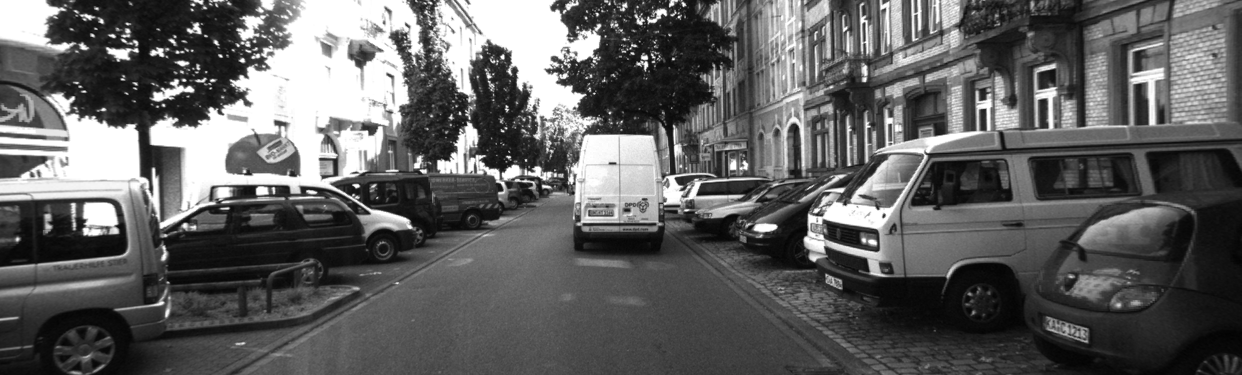
#> input picture TP1 : Formation d'une image/grayscale_img.png, 1242 x 375 px
$ python tp1_part2.py
#> lines starting #> are read from the running program, lines starting #| are printed output that depends on the picture; after the words box and inside, x2 and y2 are one past the last pixel; in counts of white or black regions, pixels touching at a corner belong together
import cv2
import numpy as np
import os
import matplotlib.pyplot as plt

gray_scale_img_path = "grayscale_img.png"
image = cv2.imread(gray_scale_img_path)
#> image is the input picture: shape (375, 1242, 3); min 2, max 255, mean 96.1

# Liste des niveaux de gris souhaités
niveaux_de_gris = [128, 64, 32, 16, 8, 4, 2]

fig, axs = plt.subplots(2, len(niveaux_de_gris)+1, figsize=(15, 5))


# Afficher l'image d'origine à gauche
axs[0][0].imshow(cv2.cvtColor(image, cv2.COLOR_BGR2RGB))
axs[0][0].set_title("Image d'origine")


# Boucle pour créer et enregistrer des images pour chaque niveau de gris
for col,  niveau in enumerate(niveaux_de_gris):
    col += 1

    # Créer une copie de l'image en niveaux de gris
    image_niveau_gris = image.copy()

    # Appliquer la quantification à ce niveau de gris
    seuil = 256 // niveau  # Calculer le seuil pour la quantification
    image_niveau_gris = (image_niveau_gris // seuil) * seuil

    # Enregistrer l'image avec le niveau de gris spécifié
    cv2.imwrite(f'transformed_images/image_{niveau}_niveaux_gris.jpg', image_niveau_gris)

    # Afficher l'image convertie
    axs[0, col].imshow(image_niveau_gris, cmap='gray')
    axs[0, col].set_title(f"Niveau de gris {niveau}")

    hist = cv2.calcHist([image_niveau_gris], [0], None, [256], [0, 256])
    axs[1, col].imshow(hist, cmap='gray')
    axs[1, col].set_title(f"H{niveau}")
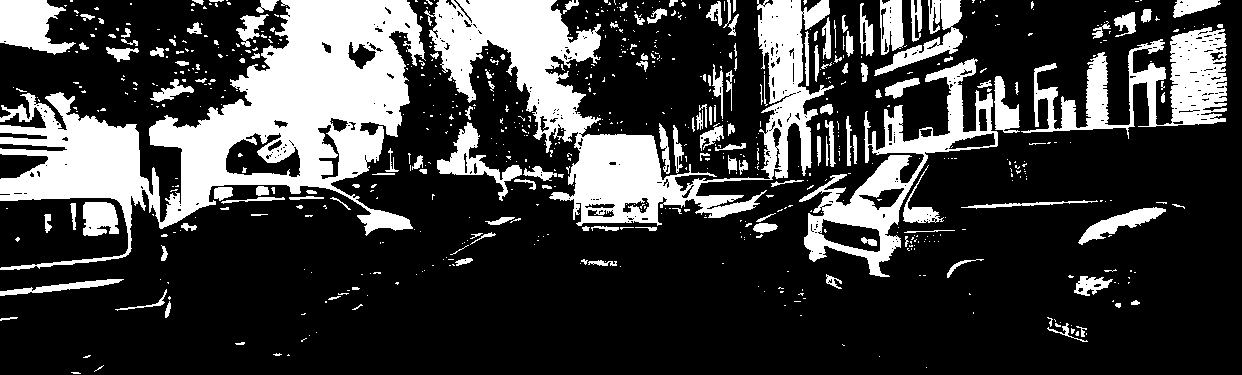
#> image_niveau_gris: shape (375, 1242, 3); values 0 (black) and 128 (white), 24.8% white; 728 white regions (571 under 20 px), largest, box (x1, y1, x2, y2) and area: (0, 0, 426, 270) 42037, (424, 0, 834, 226) 27928, (799, 58, 998, 277) 9336


# # Masquer les axes
# for ax in axs:
#     ax.axis('off')

# Afficher la figure
plt.tight_layout()
plt.show()
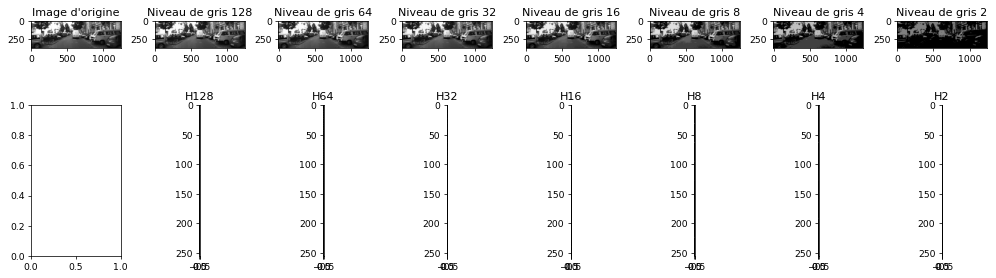
#> figure drawn by matplotlib, 15 panels

# cv2.imshow("Original Image", image)
# cv2.waitKey(0)
